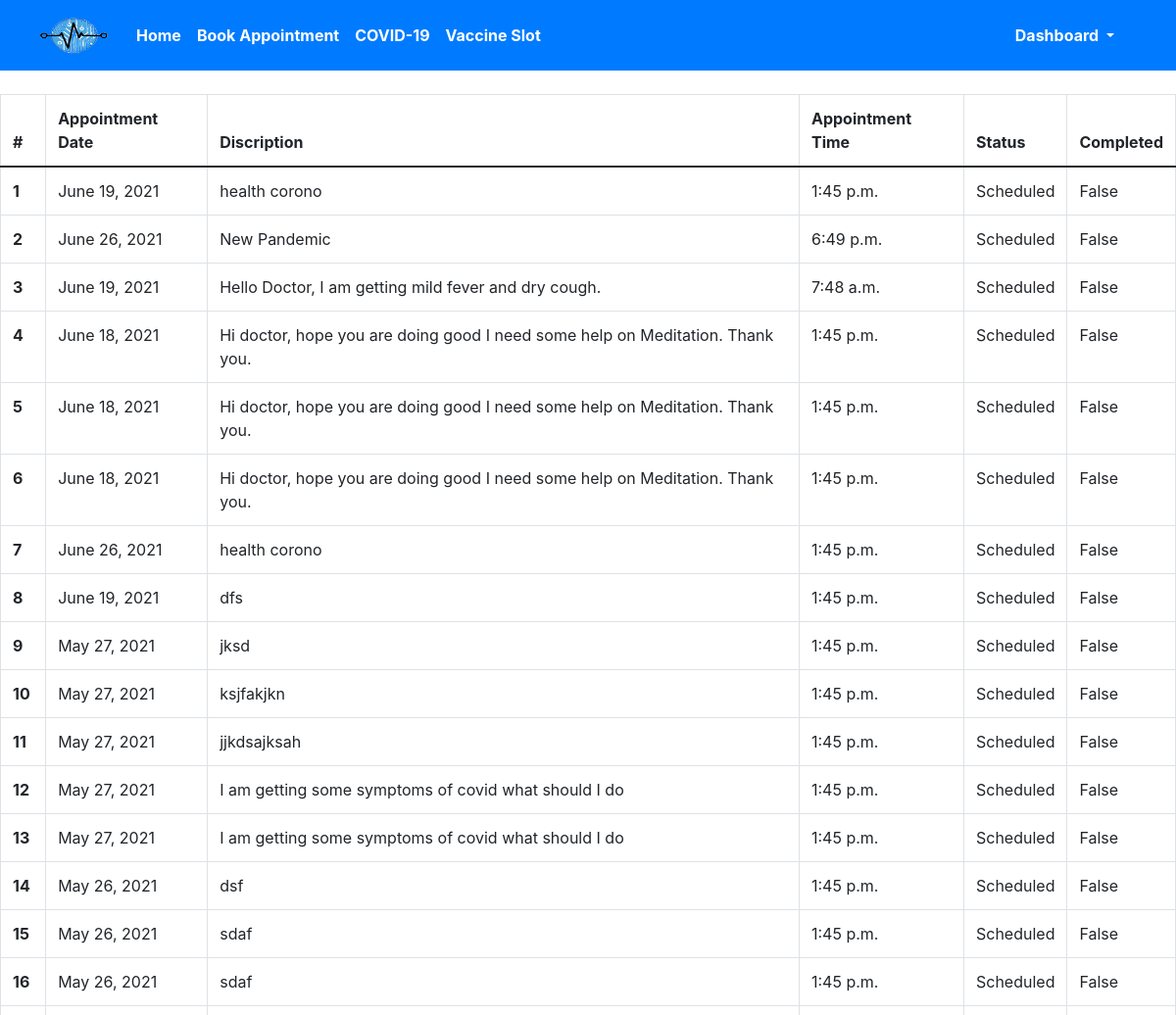
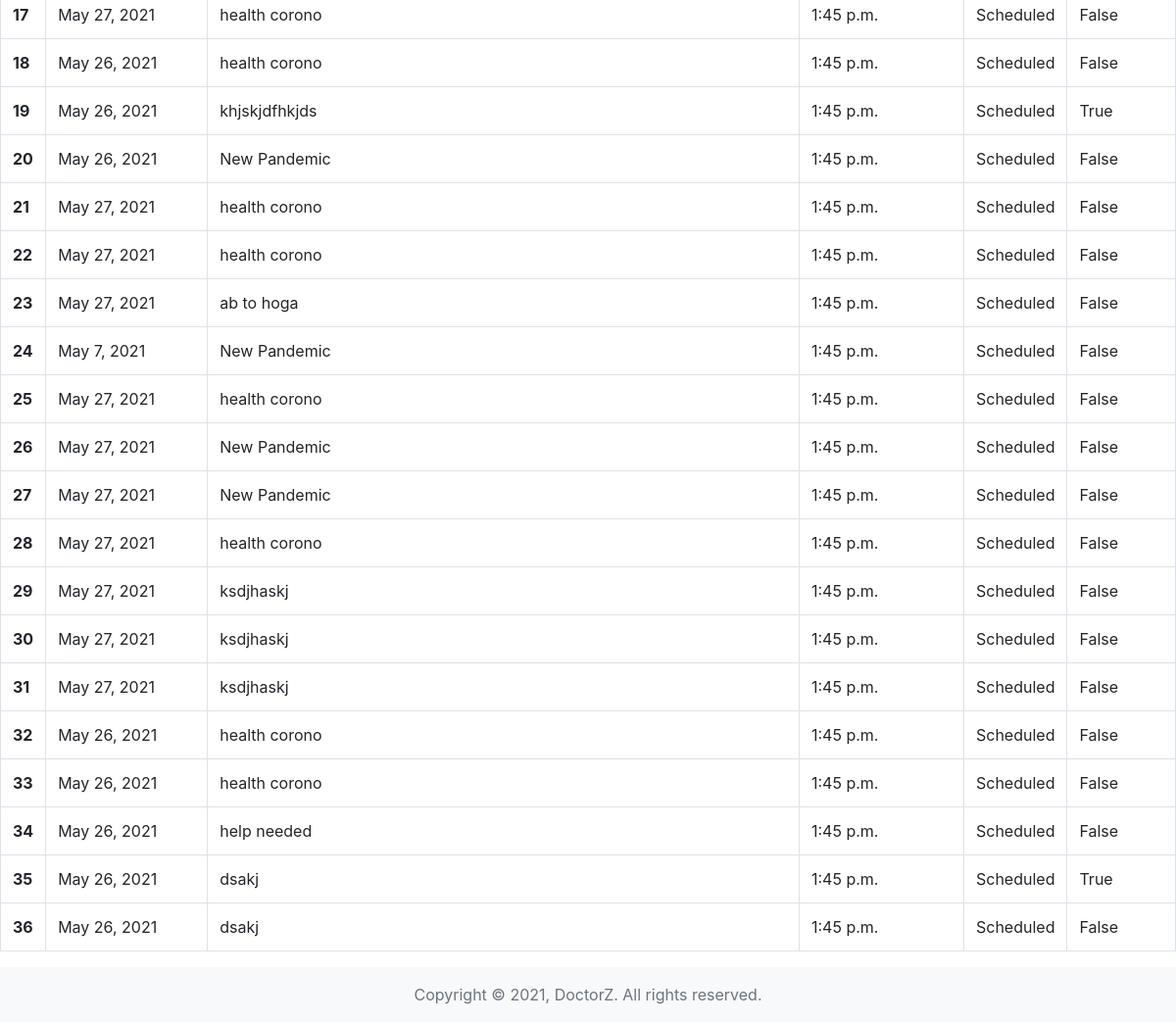
The page /booked-sessions (signed in) on the database as committed earlier (2 pictures, top to bottom).
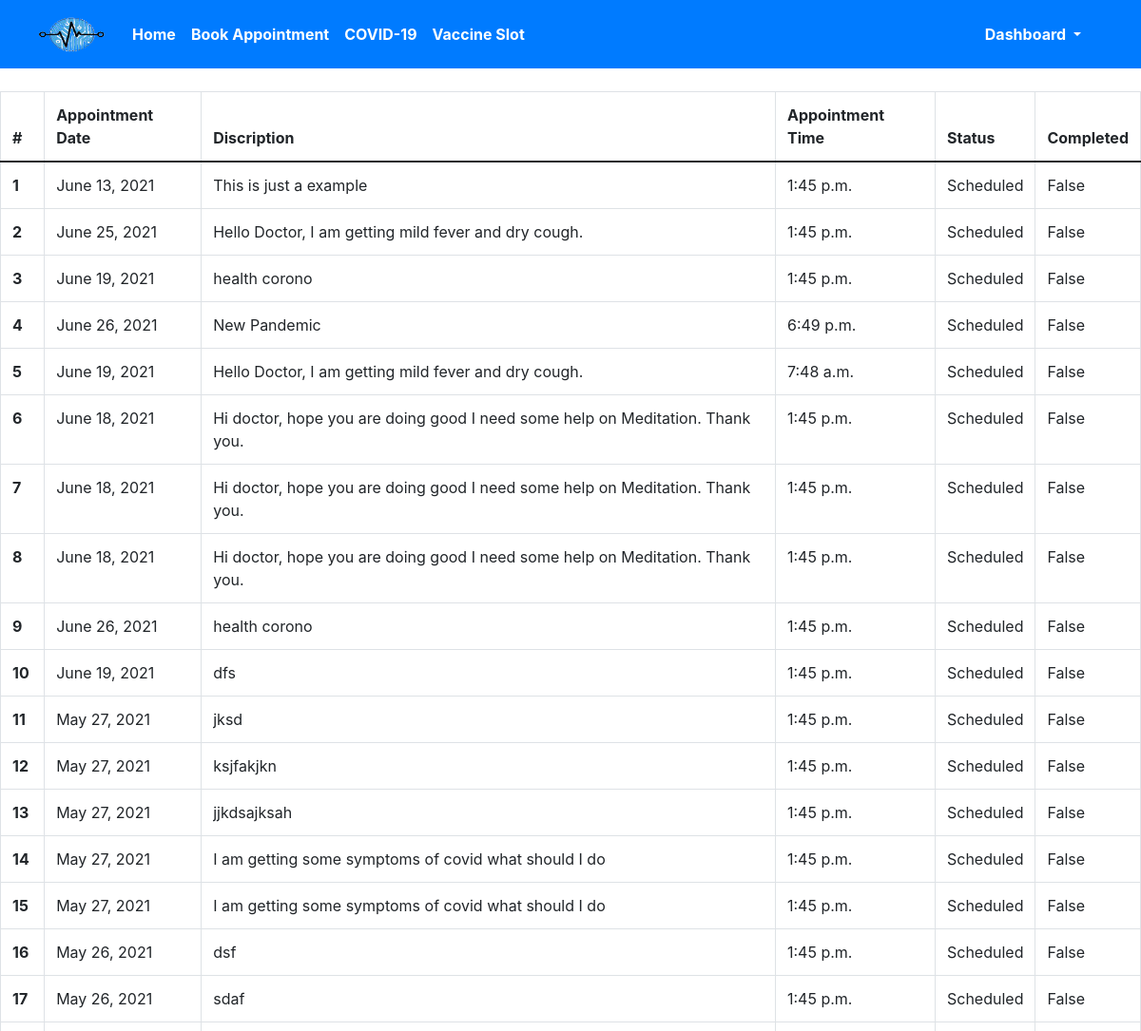
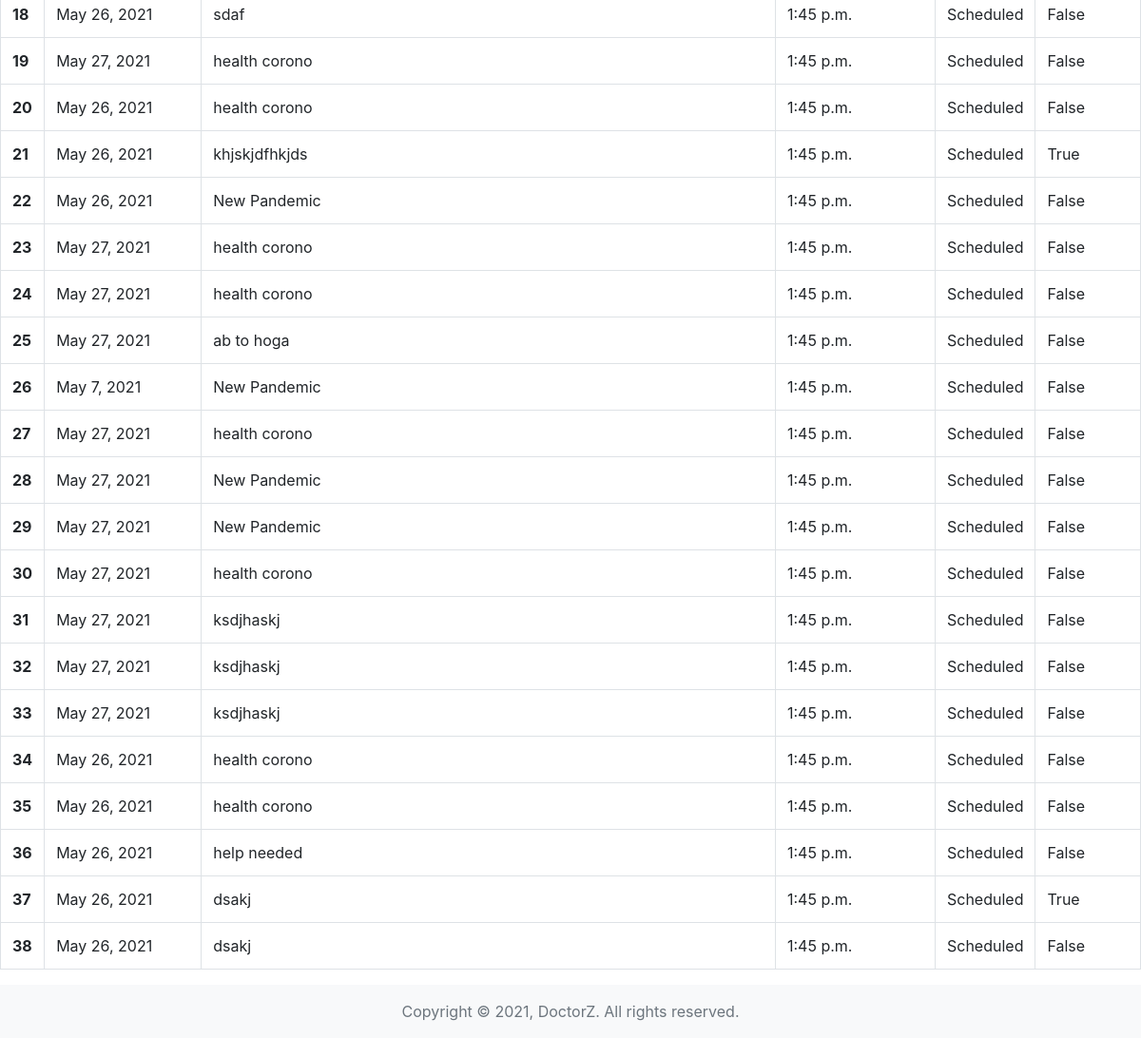
The same page on the database as committed later (2 pictures, top to bottom).
### home/models.py (models this page shows, shortened)
class Service(models.Model):
    user = models.ForeignKey(settings.AUTH_USER_MODEL, on_delete=models.CASCADE)
    time = models.TimeField()
    appointmentDate = models.DateField()
    discription = models.TextField(max_length=255, blank=True)
    appointmentType = models.TextField(max_length=100, blank=True)
    status = models.TextField(max_length=30, default="Scheduled")
    completed = models.BooleanField(default=False)

### home/views.py (the view, shortened to what this page needs)
# urls.py: path('booked-sessions',views.service, name="booked-sessions"),
def service(request):
    if request.method == 'GET':
        services = list(Service.objects.values().filter(user=request.user))
        return render(request, 'service.html',{'services':services})

### templates/service.html (shortened to what this page needs)
{% extends "base.html" %} {% block title %}Services{% endblock title %} {% block body %}
<br>
<table class="table table-bordered">
    <thead>
        <tr>
            <th scope="col">#</th>
            <th scope="col">Appointment Date</th>
            <th scope="col">Discription</th>
            <th scope="col">Appointment Time</th>
            <th scope="col">Status</th>
            <th scope="col">Completed</th>
        </tr>
    </thead>
    <tbody>
        {% for service in services reversed %}
        <tr>
            <th scope="row">{{forloop.counter}}</th>
            <td>{{service.appointmentDate}}</td>
            <td>{{service.discription}}</td>
            <td>{{service.time}}</td>
            <td>{{service.status}}</td>
            <td>{{service.completed}}</td>
        </tr>
        {% endfor %}
    </tbody>
</table>
{% endblock body %}

Rows that differ between the two databases and show on the page:
added Service: appointmentDate "June 13, 2021", discription "This is just a example", time "1:45 p.m.", status "Scheduled", completed "False"
added Service: appointmentDate "June 25, 2021", discription "Hello Doctor, I am getting mild fever and dry cough.", time "1:45 p.m.", status "Scheduled", completed "False"
